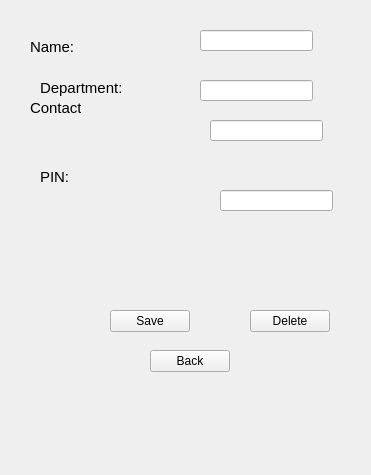
<?xml version="1.0" encoding="UTF-8"?>
<ui version="4.0">
 <class>EmpForm</class>
 <widget class="QMainWindow" name="EmpForm">
  <property name="geometry">
   <rect>
    <x>0</x>
    <y>0</y>
    <width>371</width>
    <height>475</height>
   </rect>
  </property>
  <property name="cursor">
   <cursorShape>ArrowCursor</cursorShape>
  </property>
  <property name="windowTitle">
   <string>Employee Details</string>
  </property>
  <property name="tabShape">
   <enum>QTabWidget::Rounded</enum>
  </property>
  <widget class="QWidget" name="centralwidget">
   <widget class="QLabel" name="nameLbl">
    <property name="geometry">
     <rect>
      <x>30</x>
      <y>40</y>
      <width>47</width>
      <height>14</height>
     </rect>
    </property>
    <property name="font">
     <font>
      <pointsize>11</pointsize>
     </font>
    </property>
    <property name="text">
     <string>Name:</string>
    </property>
   </widget>
   <widget class="QLabel" name="pinLbl">
    <property name="geometry">
     <rect>
      <x>40</x>
      <y>170</y>
      <width>47</width>
      <height>14</height>
     </rect>
    </property>
    <property name="font">
     <font>
      <pointsize>11</pointsize>
     </font>
    </property>
    <property name="text">
     <string>PIN:</string>
    </property>
   </widget>
   <widget class="QLabel" name="deptLbl">
    <property name="geometry">
     <rect>
      <x>40</x>
      <y>80</y>
      <width>81</width>
      <height>16</height>
     </rect>
    </property>
    <property name="font">
     <font>
      <pointsize>11</pointsize>
     </font>
    </property>
    <property name="text">
     <string>Department:</string>
    </property>
   </widget>
   <widget class="QLabel" name="contLbl">
    <property name="geometry">
     <rect>
      <x>30</x>
      <y>100</y>
      <width>51</width>
      <height>16</height>
     </rect>
    </property>
    <property name="font">
     <font>
      <pointsize>11</pointsize>
     </font>
    </property>
    <property name="text">
     <string>Contact:</string>
    </property>
   </widget>
   <widget class="QLineEdit" name="nameText">
    <property name="geometry">
     <rect>
      <x>200</x>
      <y>30</y>
      <width>113</width>
      <height>21</height>
     </rect>
    </property>
   </widget>
   <widget class="QLineEdit" name="deptText">
    <property name="geometry">
     <rect>
      <x>200</x>
      <y>80</y>
      <width>113</width>
      <height>21</height>
     </rect>
    </property>
   </widget>
   <widget class="QLineEdit" name="contText">
    <property name="geometry">
     <rect>
      <x>210</x>
      <y>120</y>
      <width>113</width>
      <height>21</height>
     </rect>
    </property>
   </widget>
   <widget class="QLineEdit" name="pinText">
    <property name="geometry">
     <rect>
      <x>220</x>
      <y>190</y>
      <width>113</width>
      <height>21</height>
     </rect>
    </property>
   </widget>
   <widget class="QPushButton" name="saveBtn">
    <property name="geometry">
     <rect>
      <x>110</x>
      <y>310</y>
      <width>80</width>
      <height>22</height>
     </rect>
    </property>
    <property name="text">
     <string>Save</string>
    </property>
   </widget>
   <widget class="QPushButton" name="delBtn">
    <property name="geometry">
     <rect>
      <x>250</x>
      <y>310</y>
      <width>80</width>
      <height>22</height>
     </rect>
    </property>
    <property name="text">
     <string>Delete</string>
    </property>
   </widget>
   <widget class="QPushButton" name="backBtn">
    <property name="geometry">
     <rect>
      <x>150</x>
      <y>350</y>
      <width>80</width>
      <height>22</height>
     </rect>
    </property>
    <property name="text">
     <string>Back</string>
    </property>
   </widget>
  </widget>
 </widget>
 <resources/>
 <connections/>
</ui>
